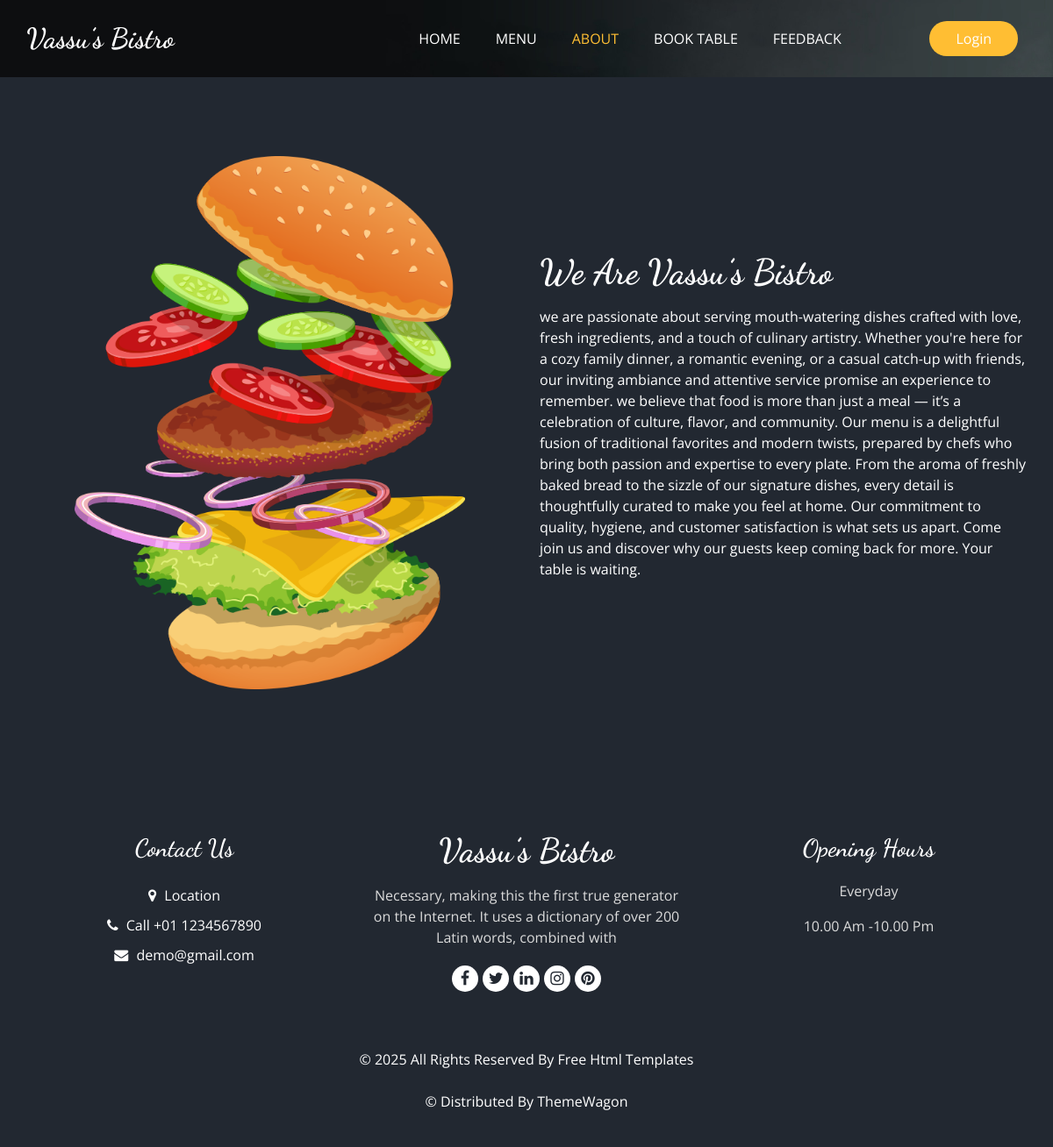
The page /about/ on the database its author committed.
### Base_App/models.py (models this page shows)
class AboutUs(models.Model):
    Description = models.TextField(blank=False)

### Base_App/views.py (the view)
# urls.py: path('about/', AboutView, name='About'),
def AboutView(request):
    data = AboutUs.objects.all()
    return render(request, 'about.html',{'data': data})

### Template/about.html
{% extends "base.html" %}
{% load static %}
{% block class %}class="sub_page"{% endblock class %}
{% block about_status %}active{% endblock about_status %}
{% block main %}
  <section class="about_section layout_padding">
    <div class="container  ">
      <div class="row">
        <div class="col-md-6 ">
          <div class="img-box">
            <img src="{% static 'images/about-img.png' %} " alt="">
          </div>
        </div>
        <div class="col-md-6">
          <div class="detail-box">
            <div class="heading_container">
              <h2>
                We Are Vassu’s Bistro
              </h2>
            </div>
              <div>
                <p>
                {% for i in data %}
                {{ i.Description|safe }}
                {% endfor %}
              </p>
             </div>
          </div>
        </div>
      </div>
    </div>
  </section>
{% endblock main %}

### Template/base.html (shortened to what this page needs)
<!DOCTYPE html>
<html>
{% load static %}
<head>
  <link rel="stylesheet" type="text/css" href="{% static 'css/bootstrap.css' %}" />
  <link rel="stylesheet" type="text/css" href="https://cdnjs.cloudflare.com/ajax/libs/OwlCarousel2/2.3.4/assets/owl.carousel.min.css" />
  <link rel="stylesheet" href="https://cdnjs.cloudflare.com/ajax/libs/jquery-nice-select/1.1.0/css/nice-select.min.css" />
  <link href="{% static 'css/font-awesome.min.css' %}" rel="stylesheet" />
  <link href="{% static 'css/style.css' %}" rel="stylesheet" />
  <link href="{% static 'css/responsive.css' %}" rel="stylesheet" />
</head>
<body {% block class %}{% endblock class %}>
  <div class="hero_area">
    <div class="bg-box">
      <img src="{% static 'images/hero-bg.jpg' %}" alt="">
    </div>
    <header class="header_section">
      <div class="container">
        <nav class="navbar navbar-expand-lg custom_nav-container ">
          <a class="navbar-brand" href="{% url "Home" %}">
            <span>
              Vassu’s Bistro
            </span>
          </a>
          <div class="collapse navbar-collapse" id="navbarSupportedContent">
            <ul class="navbar-nav  mx-auto ">
              <li class="nav-item {% block home_status %}{% endblock home_status %}">
                <a class="nav-link" href="{% url "Home" %}">Home <span class="sr-only">(current)</span></a>
              </li>
              <li class="nav-item {% block menu_status %}{% endblock menu_status %}">
                <a class="nav-link " href="{% url "Menu" %}">Menu</a>
              </li>
              <li class="nav-item {% block about_status %}{% endblock about_status %}">
                <a class="nav-link" href="{% url "About" %}">About</a>
              </li>
              <li class="nav-item {% block table_status %}{% endblock table_status %}">
                <a class="nav-link" href="{% url "Book_Table" %}">Book Table</a>
              </li>
              <li class="nav-item {% block feedback_status %}{% endblock feedback_status %}">
                <a class="nav-link" href="{% url "Feedback_Form" %}">Feedback</a>
              </li>
            </ul>
            <div class="user_option">
              <div class="user_option">
                {% if user.is_authenticated %}
                  <span style="background-color: #f8c6c6; color: #000; padding: 5px 10px; border-radius: 5px; font-weight: bold;">
                    {{ user.username }}
                  </span>
                  <a href="{% url 'logout' %}" class="btn btn-secondary">Logout</a>
                  <button id="cart-button" class="btn btn-primary">
                    <i class="fa fa-shopping-cart"></i> Cart
                  </button>
                {% else %}
                  <a href="{% url 'login' %}" class="btn order_online">Login</a>
                {% endif %}
              </div>
            </div>
          </div>
        </nav>
      </div>
    </header>
  </div>
 {% block main %}{% endblock main %}
  <footer class="footer_section">
    <div class="container">
      <div class="row">
        <div class="col-md-4 footer-col">
          <div class="footer_contact">
            <h4>
              Contact Us
            </h4>
            <div class="contact_link_box">
              <a href="">
                <i class="fa fa-map-marker" aria-hidden="true"></i>
                <span>
                  Location
                </span>
              </a>
              <a href="">
                <i class="fa fa-phone" aria-hidden="true"></i>
                <span>
                  Call +01 1234567890
                </span>
              </a>
              <a href="">
                <i class="fa fa-envelope" aria-hidden="true"></i>
                <span>
                  demo@gmail.com
                </span>
              </a>
            </div>
          </div>
        </div>
        <div class="col-md-4 footer-col">
          <div class="footer_detail">
            <a href="" class="footer-logo">
              Vassu’s Bistro
            </a>
            <p>
              Necessary, making this the first true generator on the Internet. It uses a dictionary of over 200 Latin words, combined with
            </p>
            <div class="footer_social">
              <a href="">
                <i class="fa fa-facebook" aria-hidden="true"></i>
              </a>
              <a href="">
                <i class="fa fa-twitter" aria-hidden="true"></i>
              </a>
              <a href="">
                <i class="fa fa-linkedin" aria-hidden="true"></i>
              </a>
              <a href="">
                <i class="fa fa-instagram" aria-hidden="true"></i>
              </a>
              <a href="">
                <i class="fa fa-pinterest" aria-hidden="true"></i>
              </a>
            </div>
          </div>
        </div>
        <div class="col-md-4 footer-col">
          <h4>
            Opening Hours
          </h4>
          <p>
            Everyday
          </p>
          <p>
            10.00 Am -10.00 Pm
          </p>
        </div>
      </div>
      <div class="footer-info">
        <p>
          &copy; <span id="displayYear"></span> All Rights Reserved By
          <a href="https://html.design/">Free Html Templates</a><br><br>
          &copy;  Distributed By
          <a href="https://themewagon.com/" target="_blank">ThemeWagon</a>
        </p>
      </div>
    </div>
  </footer>
</body>
</html>

### Static/css/responsive.css (style rules this page uses)
@media (min-width: 1200px) { .container { max-width: 1170px; } }

### rows shown on the page
AboutUs: Description "we are passionate about serving mouth-watering dishes crafted with love, fresh ingredients, and a touch of culinary artistry. Whether you're here for a cozy family dinner, a romantic evening, or a casual catch-up with friends, our inviting ambiance and attentive service promise an experience to remember."
AboutUs: Description "we believe that food is more than just a meal — it’s a celebration of culture, flavor, and community. Our menu is a delightful fusion of traditional favorites and modern twists, prepared by chefs who bring both passion and expertise to every plate. From the aroma of freshly baked bread to the sizzle of our signature dishes, every detail is thoughtfully curated to make you feel at home. Our commitment to quality, hygiene, and customer satisfaction is what sets us apart. Come join us and discover why our guests keep coming back for more. Your table is waiting."
